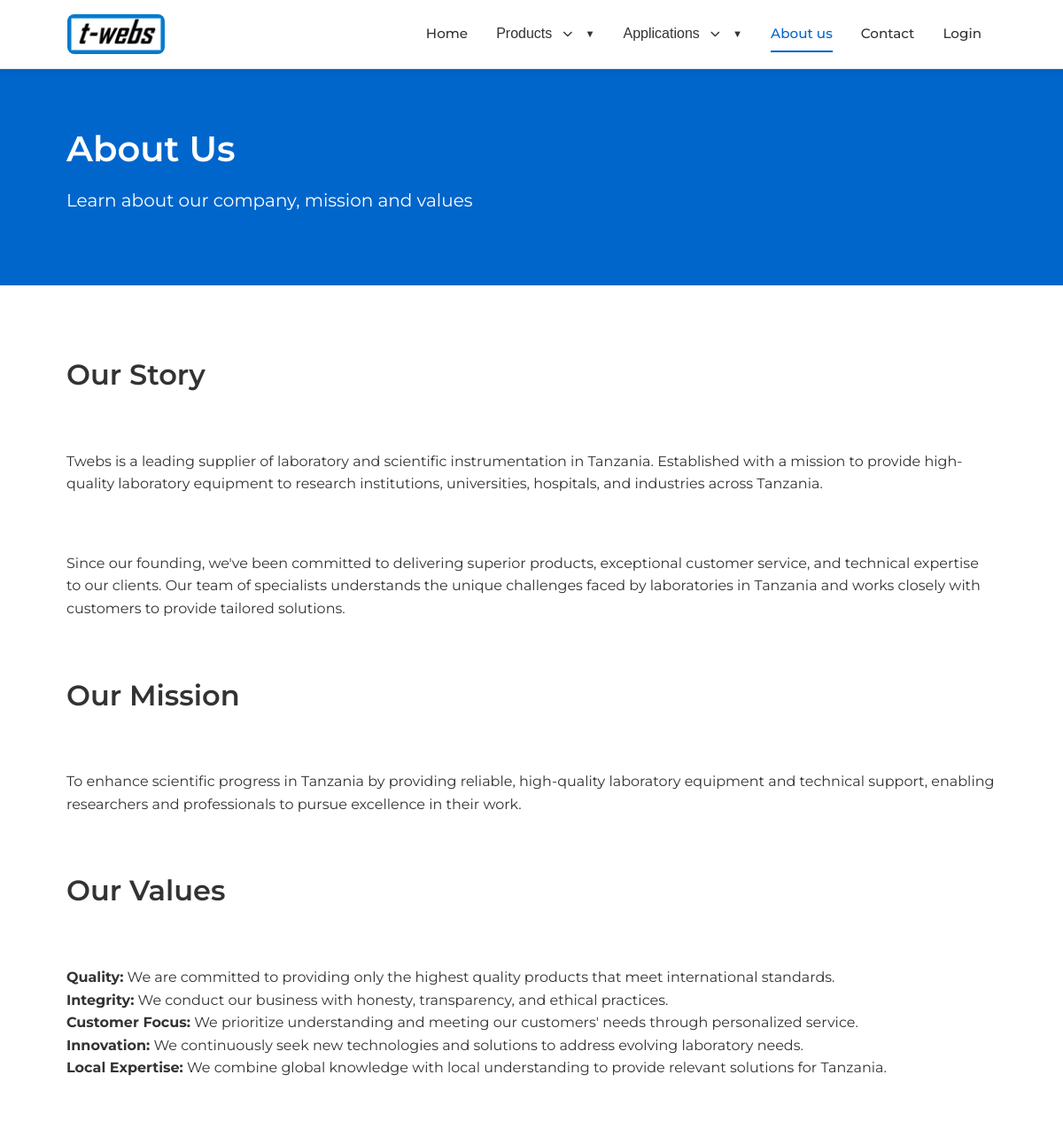
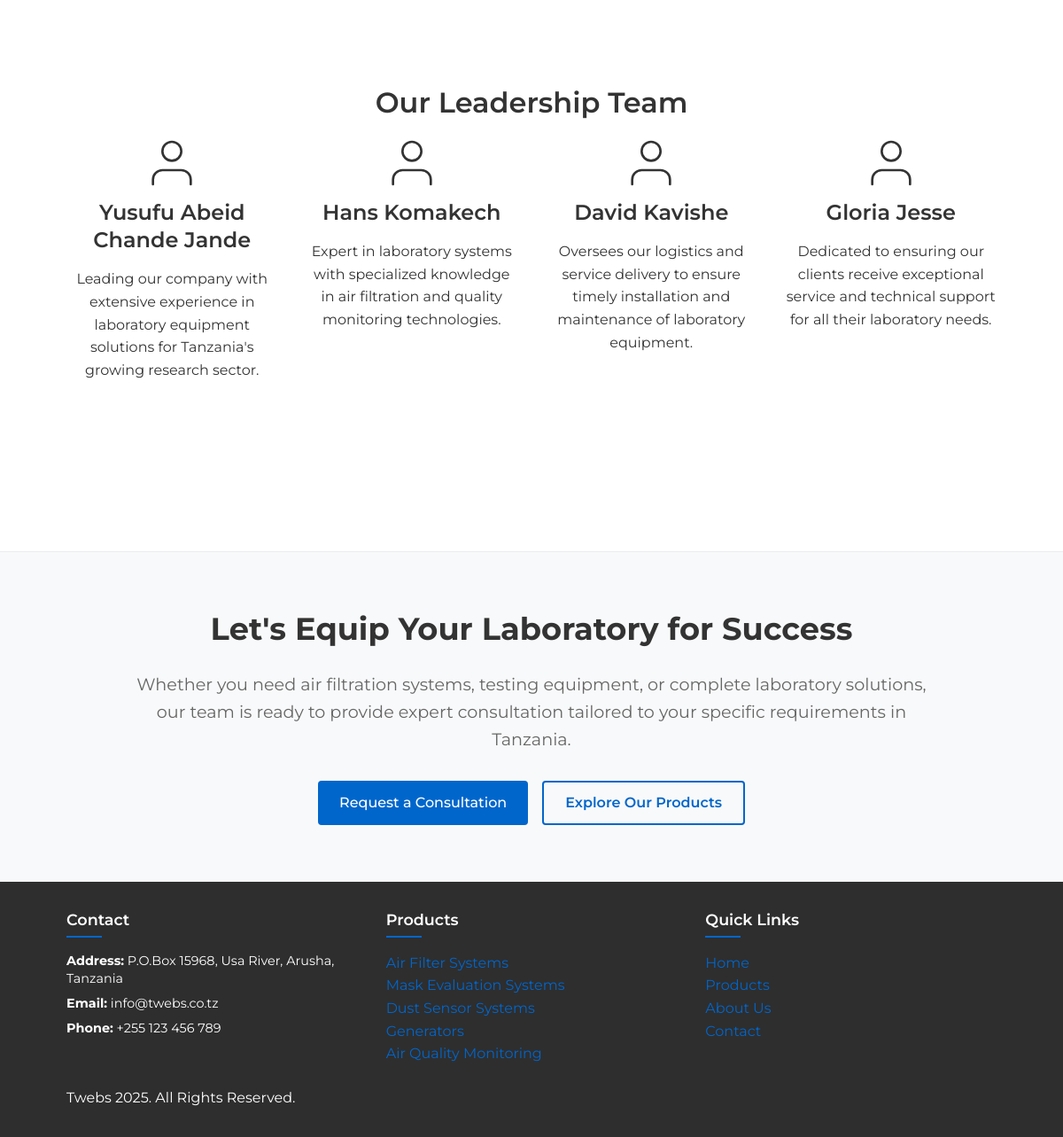
The page /about/ on the database its author committed (2 pictures, top to bottom).
### website/models.py (models this page shows, shortened)
class ProductCategory(models.Model):
    name = models.CharField(max_length=100)
    slug = models.SlugField(unique=True, editable=False)
    description = models.TextField(blank=True, null=True)
    order = models.PositiveIntegerField(default=0)
    class Meta:
        verbose_name_plural = "Product Categories"
        ordering = ['order']

class SiteSettings(models.Model):
    site_title = models.CharField(max_length=100, default="Twebs")
    site_description = models.TextField(default="Leading supplier of laboratory and scientific instrumentation in Southern Africa")
    email = models.EmailField(default="info@twebs.com")
    phone = models.CharField(max_length=20, default="+27 123 456 789")
    address = models.TextField(default="123 Lab Street, Pretoria, South Africa")
    facebook_url = models.URLField(blank=True, null=True)
    twitter_url = models.URLField(blank=True, null=True)
    instagram_url = models.URLField(blank=True, null=True)
    linkedin_url = models.URLField(blank=True, null=True)
    footer_text = models.CharField(max_length=200, default="  Twebs 2025. All Rights Reserved.")
    class Meta:
        verbose_name = "Site Settings"
        verbose_name_plural = "Site Settings"

### website/views.py (the view)
# urls.py: path('about/', views.about, name='about'),
def about(request):
    try:
        page = Page.objects.get(slug='about', active=True)
        return page_view(request, 'about')
    except Page.DoesNotExist:
        context = get_common_context()
        return render(request, 'website/about.html', context)

### website/views.py (called while the page is built, shortened)
def get_common_context():
    context = {}
    try:
        context['site_settings'] = SiteSettings.objects.first()
    except:
        context['site_settings'] = None
    try:
        context['product_categories'] = ProductCategory.objects.all()
    except:
        context['product_categories'] = []
    context['applications_enabled'] = True
    context['application_categories'] = [
        {'name': 'Materials Testing', 'url': '#'},
        {'name': 'Microscopy', 'url': '#'},
        {'name': 'Spectroscopy', 'url': '#'},
    ]
    return context

### website/templates/website/about.html (shortened to what this page needs)
{% extends 'website/base.html' %}
{% load static %}
{% block content %}
  <section class="page-header">
    <div class="container">
      <h1>About Us</h1>
      <p>Learn about our company, mission and values</p>
    </div>
  </section>
  <section class="about-section">
    <div class="container">
      <div class="about-grid">
        <div class="about-content">
          <h2>Our Story</h2>
          <p>Twebs is a leading supplier of laboratory and scientific instrumentation in Tanzania. Established with a mission to provide high-quality laboratory equipment to research institutions, universities, hospitals, and industries across Tanzania.</p>
          <p>Since our founding, we've been committed to delivering superior products, exceptional customer service, and technical expertise to our clients. Our team of specialists understands the unique challenges faced by laboratories in Tanzania and works closely with customers to provide tailored solutions.</p>
          <h2>Our Mission</h2>
          <p>To enhance scientific progress in Tanzania by providing reliable, high-quality laboratory equipment and technical support, enabling researchers and professionals to pursue excellence in their work.</p>
          <h2>Our Values</h2>
          <ul class="values-list">
            <li>
              <strong>Quality:</strong> We are committed to providing only the highest quality products that meet international standards.
            </li>
            <li>
              <strong>Integrity:</strong> We conduct our business with honesty, transparency, and ethical practices.
            </li>
            <li>
              <strong>Customer Focus:</strong> We prioritize understanding and meeting our customers' needs through personalized service.
            </li>
            <li>
              <strong>Innovation:</strong> We continuously seek new technologies and solutions to address evolving laboratory needs.
            </li>
            <li>
              <strong>Local Expertise:</strong> We combine global knowledge with local understanding to provide relevant solutions for Tanzania.
            </li>
          </ul>
        </div>
      </div>
    </div>
  </section>
  <section class="team-section">
    <div class="container">
      <h2 class="section-title">Our Leadership Team</h2>
      <div class="team-grid">
        <div class="team-member">
          <div class="member-photo">
            <div class="photo-placeholder">
              <svg xmlns="http://www.w3.org/2000/svg" width="64" height="64" viewBox="0 0 24 24" fill="none" stroke="currentColor" stroke-width="1" stroke-linecap="round" stroke-linejoin="round"><path d="M20 21v-2a4 4 0 0 0-4-4H8a4 4 0 0 0-4 4v2"></path><circle cx="12" cy="7" r="4"></circle></svg>
            </div>
          </div>
          <h3>Yusufu Abeid Chande Jande</h3>
          <p class="member-bio">Leading our company with extensive experience in laboratory equipment solutions for Tanzania's growing research sector.</p>
        </div>
        <div class="team-member">
          <div class="member-photo">
            <div class="photo-placeholder">
              <svg xmlns="http://www.w3.org/2000/svg" width="64" height="64" viewBox="0 0 24 24" fill="none" stroke="currentColor" stroke-width="1" stroke-linecap="round" stroke-linejoin="round"><path d="M20 21v-2a4 4 0 0 0-4-4H8a4 4 0 0 0-4 4v2"></path><circle cx="12" cy="7" r="4"></circle></svg>
            </div>
          </div>
          <h3>Hans Komakech</h3>
          <p class="member-bio">Expert in laboratory systems with specialized knowledge in air filtration and quality monitoring technologies.</p>
        </div>
        <div class="team-member">
          <div class="member-photo">
            <div class="photo-placeholder">
              <svg xmlns="http://www.w3.org/2000/svg" width="64" height="64" viewBox="0 0 24 24" fill="none" stroke="currentColor" stroke-width="1" stroke-linecap="round" stroke-linejoin="round"><path d="M20 21v-2a4 4 0 0 0-4-4H8a4 4 0 0 0-4 4v2"></path><circle cx="12" cy="7" r="4"></circle></svg>
            </div>
          </div>
          <h3>David Kavishe</h3>
          <p class="member-bio">Oversees our logistics and service delivery to ensure timely installation and maintenance of laboratory equipment.</p>
        </div>
        <div class="team-member">
          <div class="member-photo">
            <div class="photo-placeholder">
              <svg xmlns="http://www.w3.org/2000/svg" width="64" height="64" viewBox="0 0 24 24" fill="none" stroke="currentColor" stroke-width="1" stroke-linecap="round" stroke-linejoin="round"><path d="M20 21v-2a4 4 0 0 0-4-4H8a4 4 0 0 0-4 4v2"></path><circle cx="12" cy="7" r="4"></circle></svg>
            </div>
          </div>
          <h3>Gloria Jesse</h3>
          <p class="member-bio">Dedicated to ensuring our clients receive exceptional service and technical support for all their laboratory needs.</p>
        </div>
      </div>
    </div>
  </section>
  <section class="cta-section">
    <div class="container">
      <div class="cta-content">
        <h2>Let's Equip Your Laboratory for Success</h2>
        <p>Whether you need air filtration systems, testing equipment, or complete laboratory solutions, our team is ready to provide expert consultation tailored to your specific requirements in Tanzania.</p>
        <div class="cta-buttons">
          <a href="{% url 'website:contact' %}" class="btn btn-primary">Request a Consultation</a>
          <a href="{% url 'website:products' %}" class="btn btn-outline">Explore Our Products</a>
        </div>
      </div>
    </div>
  </section>
{% endblock %}

### website/templates/website/base.html (shortened to what this page needs)
{% load static %}
<!DOCTYPE html>
<html lang="en">
  <head>
    <link rel="stylesheet" href="{% static 'website/css/style.css' %}">
    <link rel="stylesheet" href="https://cdnjs.cloudflare.com/ajax/libs/font-awesome/6.5.1/css/all.min.css">
  </head>
  <body>
    <header class="navbar">
      <div class="container">
        <a href="{% url 'website:home' %}" class="logo">
          <img src="{% static 'website/img/logo.png' %}" alt="{{ site_settings.site_title|default:'Twebs' }} Logo" class="logo-img" width="150" height="50">
        </a>
        <nav class="nav-menu">
          <a href="{% url 'website:home' %}" class="nav-link {% if request.path == '/' %}active{% endif %}">Home</a>
          <div class="dropdown">
            <button class="dropdown-btn">Products <i class="fas fa-chevron-down"></i></button>
          </div>
          {% if applications_enabled %}
          <div class="dropdown">
            <button class="dropdown-btn">Applications <i class="fas fa-chevron-down"></i></button>
          </div>
          {% endif %}
          <a href="{% url 'website:about' %}" class="nav-link {% if 'about' in request.path %}active{% endif %}">About us</a>
          <a href="{% url 'website:contact' %}" class="nav-link {% if 'contact' in request.path %}active{% endif %}">Contact</a>
          <a href="{% url 'adminpage:login' %}" class="nav-link {% if 'login' in request.path %}active{% endif %}">Login</a>
        </nav>
      </div>
    </header>
    <main>
      {% block content %}{% endblock %}
    </main>
    <footer class="footer">
      <div class="container">
        <div class="footer-content">
          <div class="footer-column">
            <h3>Contact</h3>
            <ul class="contact-info">
              <li><strong>Address:</strong> P.O.Box 15968, Usa River, Arusha, Tanzania</li>
              <li><strong>Email:</strong> <a href="mailto:info@twebs.co.tz">info@twebs.co.tz</a></li>
              <li><strong>Phone:</strong> +255 123 456 789</li>
            </ul>
          </div>
          <div class="footer-column">
            <h3>Products</h3>
            <ul class="footer-links">
              {% for category in product_categories %}
                <li><a href="{% url 'website:product_category' category.slug %}">{{ category.name }}</a></li>
              {% endfor %}
            </ul>
          </div>
          <div class="footer-column">
            <h3>Quick Links</h3>
            <ul class="footer-links">
              <li><a href="{% url 'website:home' %}">Home</a></li>
              <li><a href="{% url 'website:products' %}">Products</a></li>
              <li><a href="{% url 'website:about' %}">About Us</a></li>
              <li><a href="{% url 'website:contact' %}">Contact</a></li>
            </ul>
          </div>
        </div>
        <div class="footer-bottom">
          <p>{{ site_settings.footer_text|default:"&copy; Twebs 2025. All Rights Reserved." }}</p>
        </div>
      </div>
    </footer>
  </body>
</html>

### rows shown on the page
ProductCategory: name "Air Filter Systems"
ProductCategory: name "Mask Evaluation Systems"
ProductCategory: name "Dust Sensor Systems"
ProductCategory: name "Generators"
ProductCategory: name "Air Quality Monitoring"
SiteSettings: footer_text "Twebs 2025. All Rights Reserved."
